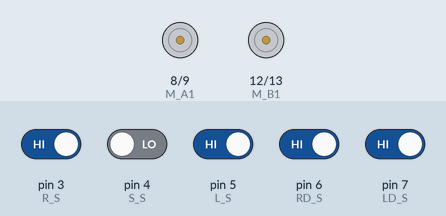
A sketch run on a simulated Arduino Uno, built with avr-gcc and run on an emulated ATmega328P. Parts: motor-driver pin pairs drawn as motors (green arrow = first pin HIGH = forward, orange = second pin HIGH = backward, longer = more drive, scaled by the enable pin). The inputs (shaded band) are chosen by the test bench; at power-on: pin 3 (R_S), pin 5 (L_S), pin 6 (RD_S), pin 7 (LD_S) HIGH, pin 4 (S_S) LOW. What the sketch prints to the serial monitor is not drawn.

Above: at 1.2 s.
1.3 s: pin 4 (S_S) driven HIGH
At 2.5 s:
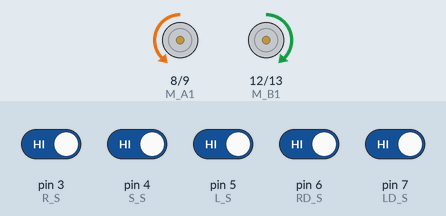
2.8 s: pin 3 (R_S) driven LOW
At 4.0 s:
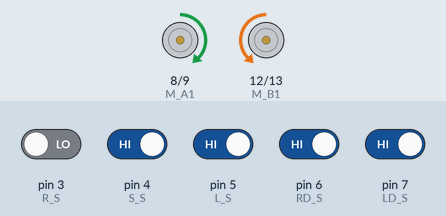
4.3 s: pin 5 (L_S) driven LOW
At 5.0 s:
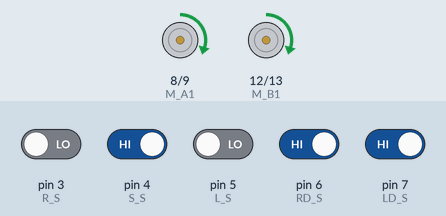
5.8 s: pin 6 (RD_S) driven LOW
At 6.3 s:
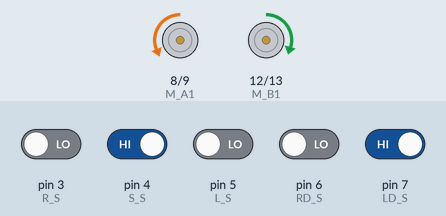
7.3 s: pin 6 (RD_S) driven HIGH
At 8.5 s:
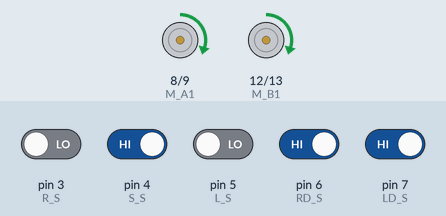
8.8 s: pin 7 (LD_S) driven LOW
At 9.8 s:
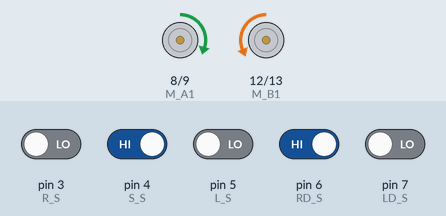
Timing chart, 0 to 11.3 s (numbered marks = the images above; inputs shaded):
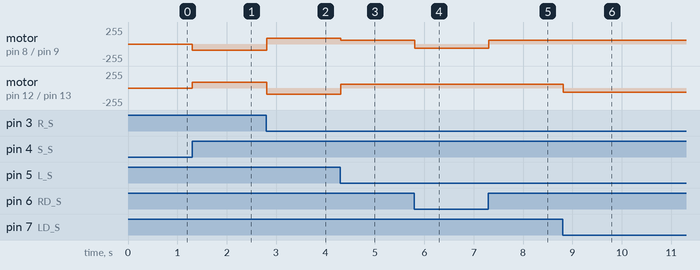

Measured:
- after the input at 1.3 s, motor on pin 8 (M_A1) / pin 9 (M_A2): stopped → backward 90/255 at once; motor on pin 12 (M_B1) / pin 13 (M_B2): stopped → forward 90/255 at once
- after the input at 2.8 s, motor on pin 8 (M_A1) / pin 9 (M_A2): backward 90/255 → forward 90/255 at once; motor on pin 12 (M_B1) / pin 13 (M_B2): forward 90/255 → backward 90/255 at once
- after the input at 4.3 s, motor on pin 8 (M_A1) / pin 9 (M_A2): forward 90/255 → forward 60/255 at once; motor on pin 12 (M_B1) / pin 13 (M_B2): backward 90/255 → forward 60/255 at once
- after the input at 5.8 s, motor on pin 8 (M_A1) / pin 9 (M_A2): forward 60/255 → backward 65/255 at once
- after the input at 7.3 s, motor on pin 8 (M_A1) / pin 9 (M_A2): backward 65/255 → forward 60/255 at once
- after the input at 8.8 s, motor on pin 12 (M_B1) / pin 13 (M_B2): forward 60/255 → backward 65/255 at once

The sketch:

absolute_boomers_code.ino
```cpp
const int M_A1 = 8; //motor a RIGHT, HIGH=forward(+)
const int M_A2 = 9; //motor a -
const int M_B1 = 12; //motor b LEFT
const int M_B2 = 13; //motor b = +
const int ENA = 10;
const int ENB = 11;


const int R_S = 3; //sensor R
const int S_S = 4; //sensor S
const int L_S = 5; //sensor L
const int RD_S = 6; //sensor R Diagonal
const int LD_S = 7; //sensor L Diagonal

int RS = digitalRead (R_S); //sensor R
int CS = digitalRead (S_S); //sensor S
int LS = digitalRead (L_S); //sensor L
int RDS = digitalRead (RD_S); //sensor R Diagonal
int LDS = digitalRead (LD_S); //sensor L Diagonal

void FORWARD();
void SRTURN();
void SLTURN();
void SHRTURN();
void SHLTURN();
void STOP();
void BACK();
void UTURN();

void setup() {
  // put your setup code here, to run once:
pinMode(L_S, INPUT);
pinMode(S_S, INPUT);
pinMode(R_S, INPUT);
pinMode(LD_S, INPUT);
pinMode(RD_S, INPUT);
pinMode(M_B1, OUTPUT);
pinMode(M_B2, OUTPUT);
pinMode(M_A1, OUTPUT);
pinMode(M_A2, OUTPUT);

digitalWrite(M_A1, HIGH);
digitalWrite(M_A2, LOW);
digitalWrite(M_B1, HIGH);
digitalWrite(M_B2, LOW);
//analogWrite (ENA,90);
//analogWrite (ENB,90);

Serial.begin (9600);


}

void loop() {
  int RS = digitalRead (R_S); //sensor R
  int CS = digitalRead (S_S); //sensor S
  int LS = digitalRead (L_S); //sensor L
  int RDS = digitalRead (RD_S); //sensor R Diagonal
  int LDS = digitalRead (LD_S); //sensor L Diagonal

  Serial.print(LS);
  Serial.print(CS);
  Serial.print(RS);
  Serial.print(RDS);
  Serial.print(LDS);

  if (LS == 0 && LDS==0 && CS == 0 && RDS==0 && RS==0)
  {
    FORWARD();

  }
  else if( CS == 1 && RS==1){SHRTURN();}
  else if( CS == 1 && LS==1){SHLTURN();}
  else if(LS == 0 && LDS==0 && CS == 0 && RDS==0 && RS==1){SHRTURN();}
  else if(LS == 0 && LDS==0 && CS == 0 && RDS==1 && RS==0){ }
  else if(LS == 0 && LDS==0 && CS == 0 && RDS==1 && RS==1){SRTURN(); }
  else if(LS == 0 && LDS==0 && CS == 1 && RDS==0 && RS==0){ }
  else if(LS == 0 && LDS==0 && CS == 1 && RDS==0 && RS==1){ }
  else if(LS == 0 && LDS==0 && CS == 1 && RDS==1 && RS==0){SHLTURN1(); }
  else if(LS == 0 && LDS==0 && CS == 1 && RDS==1 && RS==1){SHRTURN(); }
  else if(LS == 0 && LDS==1 && CS == 0 && RDS==0 && RS==0){ }
  else if(LS == 0 && LDS==1 && CS == 0 && RDS==0 && RS==1){ }
  else if(LS == 0 && LDS==1 && CS == 0 && RDS==1 && RS==0){ }
  else if(LS == 0 && LDS==1 && CS == 0 && RDS==1 && RS==1){ }
  else if(LS == 0 && LDS==1 && CS == 1 && RDS==0 && RS==0){SHRTURN1(); }
  else if(LS == 0 && LDS==1 && CS == 1 && RDS==0 && RS==1){ }
  else if(LS == 0 && LDS==1 && CS == 1 && RDS==1 && RS==0){FORWARD(); }
  else if(LS == 0 && LDS==1 && CS == 1 && RDS==1 && RS==1){SHRTURN(); }
  else if(LS == 1 && LDS==0 && CS == 0 && RDS==0 && RS==0){SHLTURN(); }
  else if(LS == 1 && LDS==0 && CS == 0 && RDS==0 && RS==1){ }
  else if(LS == 1 && LDS==0 && CS == 0 && RDS==1 && RS==0){ }
  else if(LS == 1 && LDS==0 && CS == 0 && RDS==1 && RS==1){ }
  else if(LS == 1 && LDS==0 && CS == 1 && RDS==0 && RS==0){ }
  else if(LS == 1 && LDS==0 && CS == 1 && RDS==0 && RS==1){ }
  else if(LS == 1 && LDS==0 && CS == 1 && RDS==1 && RS==0){ }
  else if(LS == 1 && LDS==0 && CS == 1 && RDS==1 && RS==1){ }
  else if(LS == 1 && LDS==1 && CS == 0 && RDS==0 && RS==0){SHLTURN(); }
  else if(LS == 1 && LDS==1 && CS == 0 && RDS==0 && RS==1){ }
  else if(LS == 1 && LDS==1 && CS == 0 && RDS==1 && RS==0){ }
  else if(LS == 1 && LDS==1 && CS == 0 && RDS==1 && RS==1){ }
  else if(LS == 1 && LDS==1 && CS == 1 && RDS==0 && RS==0){SLTURN(); }
  else if(LS == 1 && LDS==1 && CS == 1 && RDS==0 && RS==1){ }
  else if(LS == 1 && LDS==1 && CS == 1 && RDS==1 && RS==0){SHLTURN(); }
  else if(LS == 1 && LDS==1 && CS == 1 && RDS==1 && RS==1){SHRTURN(); }
  else {BACK(); }


}

void FORWARD()
{
   digitalWrite(M_A1, HIGH);
   digitalWrite(M_A2, LOW);
   digitalWrite(M_B1, HIGH);
   digitalWrite(M_B2, LOW);
   analogWrite (ENA,60);
   analogWrite (ENB,60);

}

void SRTURN()
{
  digitalWrite(M_A1, LOW);
  digitalWrite(M_A2, LOW);
  digitalWrite(M_B1, HIGH);
  digitalWrite(M_B2, LOW);
  analogWrite (ENA,0);
  analogWrite (ENB,60);
}

void SLTURN()
{
   digitalWrite(M_A1, HIGH);
   digitalWrite(M_A2, LOW);
   digitalWrite(M_B1, LOW);
   digitalWrite(M_B2, LOW);
   analogWrite (ENA,60);
   analogWrite (ENB,0);
}

void SHRTURN()
{
  digitalWrite(M_A1, LOW);
  digitalWrite(M_A2, HIGH);
  digitalWrite(M_B1, HIGH);
  digitalWrite(M_B2, LOW);
  analogWrite (ENA,90);
  analogWrite (ENB,90);
}

void SHLTURN()
{
   digitalWrite(M_A1, HIGH);
  digitalWrite(M_A2, LOW);
  digitalWrite(M_B1, LOW);
  digitalWrite(M_B2, HIGH);
  analogWrite (ENA,90);
  analogWrite (ENB,90);
}
void STOP()
{
   digitalWrite(M_A1, LOW);
   digitalWrite(M_A2, LOW);
   digitalWrite(M_B1, LOW);
   digitalWrite(M_B2, LOW);
   analogWrite (ENA,0);
   analogWrite (ENB,0);
}
void BACK()
{
   digitalWrite(M_A1, LOW);
   digitalWrite(M_A2, HIGH);
   digitalWrite(M_B1, LOW);
   digitalWrite(M_B2, HIGH);
   analogWrite (ENA,60);
   analogWrite (ENB,60);

}
void UTURN()
{

  digitalWrite(M_A1, HIGH);
  digitalWrite(M_A2, LOW);
  digitalWrite(M_B1, LOW);
  digitalWrite(M_B2, HIGH);
  analogWrite (ENA,60);
  analogWrite (ENB,60);

}
void SHRTURN1()
{
  digitalWrite(M_A1, LOW);
  digitalWrite(M_A2, HIGH);
  digitalWrite(M_B1, HIGH);
  digitalWrite(M_B2, LOW);
  analogWrite (ENA,65);
  analogWrite (ENB,60);
}
void SHLTURN1()
{
  digitalWrite(M_A1, HIGH);
  digitalWrite(M_A2, LOW);
  digitalWrite(M_B1, LOW);
  digitalWrite(M_B2, HIGH);
  analogWrite (ENA,60);
  analogWrite (ENB,65);
}
```
